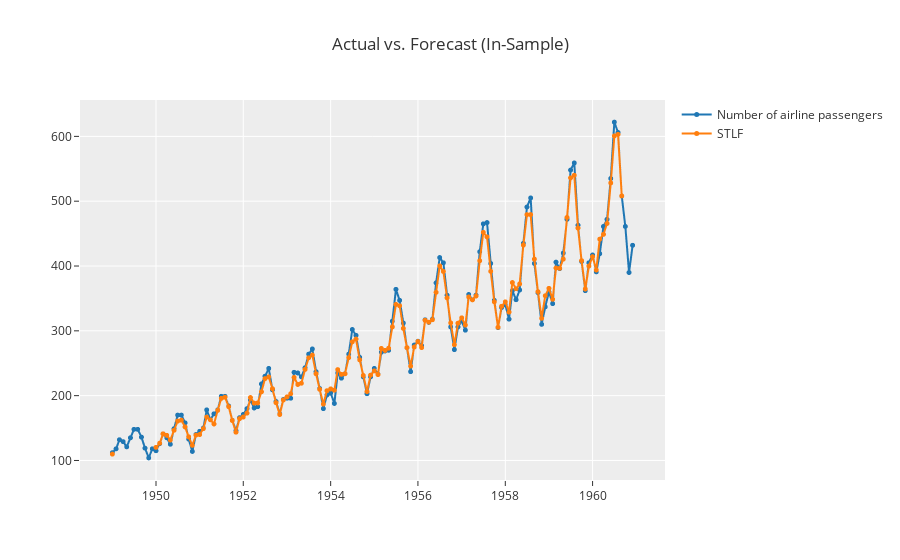

The cell this chart's notebook holds for it:
### Code cell
plot_model(best, plot = 'insample')

### Figure 1 — Plotly figure (JSON) as saved in the notebook; plotly's stock layout.template omitted (floating-point values rounded to 4 significant figures; data arrays with more than 128 entries replaced by an {"elided": "..."} marker saying what was removed)
{"data": [{"line": {"color": "rgb(31, 119, 180)", "width": 2}, "marker": {"color": "rgb(31, 119, 180)", "size": 5}, "mode": "lines+markers", "name": "Number of airline passengers", "type": "scattergl", "x": {"elided": "144 str values"}, "xaxis": "x", "y": {"elided": "144 float values"}, "yaxis": "y"}, {"line": {"color": "rgb(255, 127, 14)", "width": 2}, "marker": {"color": "rgb(255, 127, 14)", "size": 5}, "mode": "lines+markers", "name": "STLF", "type": "scattergl", "x": {"elided": "144 str values"}, "xaxis": "x", "y": {"elided": "144 float values"}, "yaxis": "y"}], "layout": {"showlegend": true, "title": {"text": "Actual vs. Forecast (In-Sample)"}, "xaxis": {"anchor": "y", "domain": [0, 1]}, "yaxis": {"anchor": "x", "domain": [0, 1]}}}
